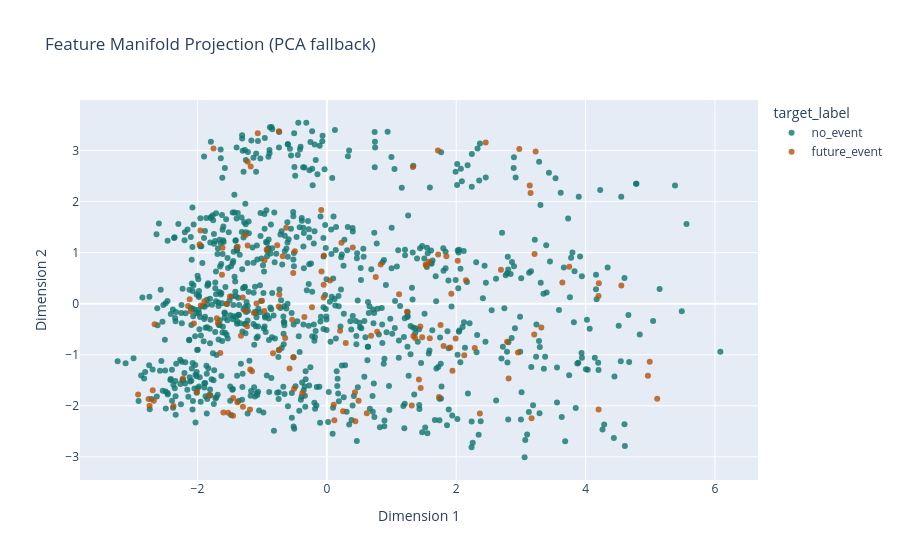

Write notebook code for a chart like this one.
### Code cell
from sklearn.decomposition import PCA

manifold_features = [
    'treadmill_speed_mps',
    'contact_phase_ms',
    'vertical_force_peak_BW',
    'asymmetry_pct',
    'rf_signal_quality',
    'recovery_stress_index',
    'achilles_calf_risk_14d',
    'tibial_stress_risk_14d',
]

manifold_df = feature_df[manifold_features + [TARGET]].dropna().copy()
if len(manifold_df) > 1000:
    manifold_df = manifold_df.sample(1000, random_state=42)

manifold_df['target_label'] = manifold_df[TARGET].map({0: 'no_event', 1: 'future_event'}).fillna('unknown')

# Pairplot (sampled for readability and speed)
sns.pairplot(
    manifold_df.sample(min(400, len(manifold_df)), random_state=42),
    vars=['rf_signal_quality', 'recovery_stress_index', 'asymmetry_pct', 'vertical_force_peak_BW'],
    hue='target_label',
    corner=True,
    diag_kind='kde',
    palette={'no_event': '#0f766e', 'future_event': '#b45309', 'unknown': '#64748b'},
)
plt.suptitle('Pairplot: Key RF and Biomechanics Features', y=1.02)
plt.show()

X_manifold = StandardScaler().fit_transform(manifold_df[manifold_features])

try:
    import umap.umap_ as umap
    reducer = umap.UMAP(n_neighbors=20, min_dist=0.15, metric='euclidean', random_state=42)
    embedding = reducer.fit_transform(X_manifold)
    embedding_method = 'UMAP'
except Exception:
    reducer = PCA(n_components=2, random_state=42)
    embedding = reducer.fit_transform(X_manifold)
    embedding_method = 'PCA fallback'

embed_df = pd.DataFrame(
    {
        'dim_1': embedding[:, 0],
        'dim_2': embedding[:, 1],
        'target_label': manifold_df['target_label'].values,
        'rf_signal_quality': manifold_df['rf_signal_quality'].values,
        'recovery_stress_index': manifold_df['recovery_stress_index'].values,
    }
)

if HAS_PLOTLY:
    fig = px.scatter(
        embed_df,
        x='dim_1',
        y='dim_2',
        color='target_label',
        title=f'Feature Manifold Projection ({embedding_method})',
        hover_data=['rf_signal_quality', 'recovery_stress_index'],
        opacity=0.8,
        color_discrete_map={'no_event': '#0f766e', 'future_event': '#b45309', 'unknown': '#64748b'},
    )
    fig.update_layout(xaxis_title='Dimension 1', yaxis_title='Dimension 2')
    fig.show()
else:
    plt.figure(figsize=(9, 6))
    sns.scatterplot(
        data=embed_df,
        x='dim_1',
        y='dim_2',
        hue='target_label',
        palette={'no_event': '#0f766e', 'future_event': '#b45309', 'unknown': '#64748b'},
        alpha=0.8,
    )
    plt.title(f'Feature Manifold Projection ({embedding_method})')
    plt.xlabel('Dimension 1')
    plt.ylabel('Dimension 2')
    plt.show()

### Figure 1 — Plotly figure (JSON) as saved in the notebook; plotly's stock layout.template omitted (floating-point values rounded to 4 significant figures; data arrays with more than 128 entries replaced by an {"elided": "..."} marker saying what was removed)
{"data": [{"customdata": {"elided": "859x2 float values"}, "hovertemplate": "target_label=no_event<br>dim_1=%{x}<br>dim_2=%{y}<br>rf_signal_quality=%{customdata[0]}<br>recovery_stress_index=%{customdata[1]}<extra></extra>", "legendgroup": "no_event", "marker": {"color": "#0f766e", "opacity": 0.8, "symbol": "circle"}, "mode": "markers", "name": "no_event", "orientation": "v", "showlegend": true, "type": "scatter", "x": {"elided": "859 float values"}, "xaxis": "x", "y": {"elided": "859 float values"}, "yaxis": "y"}, {"customdata": {"elided": "141x2 float values"}, "hovertemplate": "target_label=future_event<br>dim_1=%{x}<br>dim_2=%{y}<br>rf_signal_quality=%{customdata[0]}<br>recovery_stress_index=%{customdata[1]}<extra></extra>", "legendgroup": "future_event", "marker": {"color": "#b45309", "opacity": 0.8, "symbol": "circle"}, "mode": "markers", "name": "future_event", "orientation": "v", "showlegend": true, "type": "scatter", "x": {"elided": "141 float values"}, "xaxis": "x", "y": {"elided": "141 float values"}, "yaxis": "y"}], "layout": {"legend": {"title": {"text": "target_label"}, "tracegroupgap": 0}, "title": {"text": "Feature Manifold Projection (PCA fallback)"}, "xaxis": {"anchor": "y", "domain": [0, 1], "title": {"text": "Dimension 1"}}, "yaxis": {"anchor": "x", "domain": [0, 1], "title": {"text": "Dimension 2"}}}}
